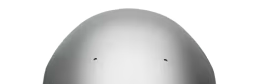
%> input picture Functions/Additional Scripts/Rear_Profile.png, 273 x 84 px
$ octave TyreProfile.m   (GNU Octave 9; MATLAB toolbox functions it lacks are replaced by stand-ins)
%> lines starting %> are read from the running program, lines starting %| are printed output that depends on the picture; in (x1, y1, x2, y2) boxes, pixels count from 0 and x2, y2 are one past the last pixel; in counts of white or black regions, pixels touching at a corner belong together; the program's own positions count from 1
%% stima_raggio_gomma_scaled.m
% Carica un’immagine del profilo trasversale e stima il raggio in funzione
% dell’angolo di rollio, calibrando la scala in base al diametro esterno fornito.

clear; close all; clc;

%% 1. Parametri
 imgFile       = 'Rear_Profile.png';  % nome file immagine
% imgFile       = 'Front_Profile.png';  % nome file immagine
D_real_mm     = 576;                 % diametro esterno reale [mm] (input)
Nangles       = 100;                 % numero di angoli gamma da 0 a gamma_max
gamma_max     = 50;                  % angolo massimo [°]
windowSize_px = 90;                 % dimensione finestra in pixel per fitting
minEdgeTh     = 0.0001;              % soglia per edge detection

%% 2. Carica e pre-processa l’immagine
Iorig = imread(imgFile);
%> Iorig is the input picture: size 84x273x3 uint8; mean R, G, B 221.9, 222.1, 222.1
if size(Iorig,3)>1
    I = rgb2gray(Iorig);
else
    I = Iorig;
end
I = im2double(I);
%> I: size 84x273 double
I = imadjust(I);
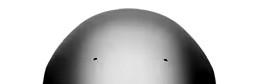
%> I: size 84x273 double; min 0, max 1, mean 0.797

%% 3. Rileva il bordo esterno
BW = edge(I, 'Canny', minEdgeTh);
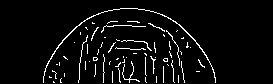
%> BW: size 84x273 logical; 4.7% white in thin lines or dots, all inside (x1, y1, x2, y2) = (43, 8, 216, 83)
[B, ~] = bwboundaries(BW, 'noholes');
%> B = 66 boundaries; largest, box (x1, y1, x2, y2) and points: (43, 8, 216, 83) 433, (122, 61, 140, 83) 98, (78, 35, 88, 83) 97, (101, 25, 146, 33) 95, (166, 30, 180, 66) 72

% Prendi il contorno più lungo
boundary = B{1};
%> boundary = 433 rows, first 12: [77 44; 76 45; 75 45; 74 45; 73 45; 72 45; 71 46; 70 46; 69 46; 68 47; 67 47; 66 47]
for k = 2:length(B)
    if length(B{k}) > length(boundary)
        boundary = B{k};
    end
end
%> this loop made 65 passes
xB_px = boundary(:,2);
%> xB_px = 433 values, max 216 at index 207, min 44 at index 1, mean 129.4
yB_px = boundary(:,1);
%> yB_px = 433 values, max 83 at index 212, min 9 at index 95, mean 35.61

%% 4. Calcola fattore di scala in mm/pixel
coords = [xB_px, yB_px];
%> coords = 433 rows, first 12: [44 77; 45 76; 45 75; 45 74; 45 73; 45 72; 46 71; 46 70; 46 69; 47 68; 47 67; 47 66]
D_px = max(pdist(coords));      % diametro massimo in pixel
%> D_px = 172.1
s = D_real_mm / D_px;           % mm/pixel
%> s = 3.35

% Converti in mm e centra sul baricentro
xc_px = mean(xB_px); yc_px = mean(yB_px);
%> after `xc_px = mean(xB_px)`: xc_px = 129.4
%> after `yc_px = mean(yB_px)`: yc_px = 35.61
xB = (xB_px - xc_px) * s;
%> xB = 433 values, max 289.9 at index 207, min -285.8 at index 1, mean -4.2e-14
yB = (yB_px - yc_px) * s;
%> yB = 433 values, max 158.6 at index 212, min -89.06 at index 95, mean 8.4e-15

%% 5. Campionamento angoli e fitting locale
gammas = linspace(0, gamma_max, Nangles);
R_est = nan(size(gammas));
centers = nan(length(gammas), 2);  % per memorizzare i centri stimati

% Raggio nominale stimato (metà diametro reale)
R0 = D_real_mm / 2;

for i = 1:length(gammas)
    gamma = gammas(i) * pi/180;
    x0 =  R0 * sin(gamma);
    y0 = -R0 * cos(gamma);

    % Fitting locale su tutto il bordo
    D = hypot(xB - x0, yB - y0);
    idx = find(D < windowSize_px * s);
    if numel(idx) < 5, continue; end

    xb = xB(idx); yb = yB(idx);
    A = [2*xb, 2*yb, ones(size(xb))];
    b = xb.^2 + yb.^2;
    p = A\b;
    xc = p(1); yc = p(2);
    R_est(i) = sqrt(p(3) + xc^2 + yc^2);
    centers(i,:) = [xc, yc];
end
%> this loop made 100 passes
%> (p, xc, yc) on passes 1 to 12: ([0.703; 196.4; 43130.5], 0.703, 196.4), ([0.58; 196.5; 43157], 0.58, 196.5), ([0.58; 196.5; 43157], 0.58, 196.5), ([0.605; 196.7; 43188.1], 0.605, 196.7), ([0.567; 196.3; 43126.5], 0.567, 196.3), ([0.51; 196.8; 43193.1], 0.51, 196.8), ([0.516; 196.8; 43202.8], 0.516, 196.8), ([0.545; 196.6; 43172.1], 0.545, 196.6), ([0.437; 196.5; 43153.9], 0.437, 196.5), ([0.433; 196.4; 43145.1], 0.433, 196.4), ([0.433; 196.4; 43145.1], 0.433, 196.4), ([0.39; 195.8; 43042], 0.39, 195.8)
%> after the loop, R_est = 100 values, max 294 at index 100, min 275.4 at index 48, mean 281.6; centers = 100 rows, first 12: [0.703 196.4; 0.58 196.5; 0.58 196.5; 0.605 196.7; 0.567 196.3; 0.51 196.8; 0.516 196.8; 0.545 196.6; 0.437 196.5; 0.433 196.4; 0.433 196.4; 0.39 195.8]

%% 6. Plot dei risultati
% [6 lines of commented-out code are left out]

%% 7. Plot finale: profilo reale + cerchi stimati + cerchio ideale

% Cerchio ideale (nominale)
theta_circ = linspace(0, 2*pi, 200);


% Cerchi stimati
xc = centers(i,1);
%> xc = -3.31
yc = centers(i,2);
%> yc = 204.8
R  = R_est(i);
%> R = 294
x_circle = R * cos(theta_circ) + xc;
%> x_circle = 200 values, max 290.7 at index 1, min -297.3 at index 100, mean -1.84
y_circle = R * sin(theta_circ) + yc;
%> y_circle = 200 values, max 498.8 at index 51, min -89.27 at index 150, mean 204.8


%% 7. Plot finale: profilo reale + cerchi stimati + cerchio ideale
figure;
hold on; axis equal; grid on;
title('Profilo reale e cerchi stimati');

% --- Profilo completo della gomma come punti ---
plot(xB, yB, 'k.', 'DisplayName', 'Profilo reale');


% --- Cerchi stimati ---
xc = centers(i,1);
yc = centers(i,2);
R  = R_est(i);
x_circle = R * cos(theta_circ) + xc;
y_circle = R * sin(theta_circ) + yc;
plot(x_circle, y_circle, 'r-', 'LineWidth', 0.5, 'Color', [1 0 0 0.3], 'DisplayName', 'Profilo ideale');
%> (this line was passed over: plot is not available in this run)

% --- Fitting polinomiale del profilo reale ---
% Usiamo una regressione polinomiale per approssimare il profilo reale (curva liscia).
% Consideriamo di fare un fitting su una curva di grado 3 (cubic spline o polinomio)
p = polyfit(xB, yB, 15);  % Fitting polinomiale di grado 3
%> p = [-2.38e-34 3.31e-31 5.67e-29 -8.9e-26 -5.06e-24 9.47e-21 2.04e-19 -5.04e-16 -3.4e-15 1.38e-11 1.2e-11 -1.66e-07 3e-08 0.00246 -0.00175 -89.69]

% Generiamo i punti della curva approssimata (smooth curve)
x_smooth = linspace(min(xB), max(xB), 1000);  % Intervallo per la curva liscia
%> x_smooth = 1000 values from -285.8 to 289.9
y_smooth = polyval(p, x_smooth);  % Calcoliamo i valori della curva
%> y_smooth = 1000 values, max 149.6 at index 1000, min -89.69 at index 498, mean -27.26

% --- Aggiungi la curva approssimata al plot ---
plot(x_smooth, y_smooth, 'g-', 'LineWidth', 2, 'DisplayName', 'Curva approssimata (polinomiale)');

% --- Legenda e etichette ---
legend();
xlabel('X [mm]');
ylabel('Y [mm]');
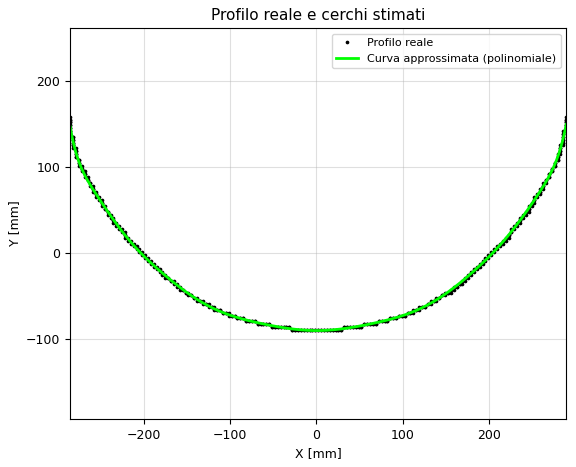
%> figure redrawn from the program's plot data; curve peaks at x = 289.9, y = 149.6
